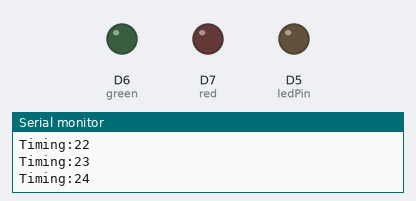
Bench run of a program on a simulated ESP8266 (NodeMCU). On the bench: output pins drawn as LEDs (lit = HIGH), the last lines printed to the serial monitor. WiFi joins after 1.5 s; servers stay silent unless stated.

Above: at 4.5 s.
At 9.6 s:
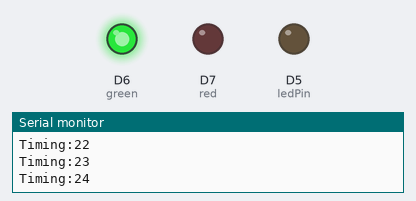
At 12.3 s:
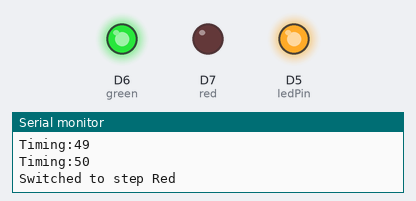
At 12.73 s:
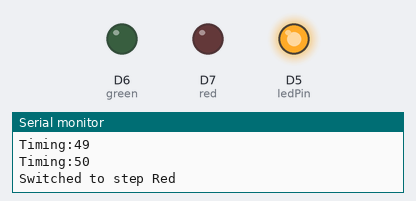
Timing chart, 0 to 17.3 s (numbered marks = the images above):
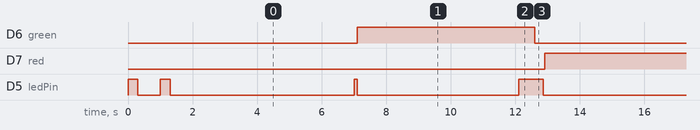

Measured:
- by itself, D6 (green): alternates HIGH for 5.7 s and LOW for 6.1 s
- by itself, D7 (red): alternates HIGH for 5.2 s and LOW for 6.6 s
- by itself, D5 (ledPin): moves between LOW and HIGH, repeating every 23.3 s

The program:

main.cpp
```cpp
#include <Arduino.h>
#include <ESP8266WiFi.h>
#include <EEPROM.h>
#include <ESP8266WebServer.h>
#include <ESP8266HTTPClient.h>
#include <WiFiClient.h>

int req = 100;
int timeout = 30;                                 // Maximale Wartezeit für die Verbindung in Sekunden
bool is_server = false;                           // If Device is Aserver or Client
const int ledPin = D5;                            // Der Pin, der anzeigt ob wlan verbunden wird
const char* ssid = "Ampel";                       // Standard-SSID
const char* password = "pass";                    // Standard-Passwort

WiFiClient client;
HTTPClient http;

// Ampel Steuerung
int step = 0;
int last = 0;
const int red = D7;                               // Pin Für die Steuerung des Lichtes: Rot
const int yellow = D5;                            // Pin Für die Steuerung des Lichtes: Gelb
const int green = D6;                             // Pin Für die Steuerung des Lichtes: Grün
const int phase = 50;                            // Die länge der Phase bevor automatisch gewechselt wird

ESP8266WebServer server(80);                      // Webserver Für Server

void switch_to_green() {
   // repräsentiert eine schaltsequenz zu Grün
  Serial.print("Switched to step Green");


  digitalWrite(red, LOW);
  delay(50);
  digitalWrite(yellow, HIGH);
  delay(250);
  digitalWrite(yellow, LOW);
  delay(250);
  digitalWrite(green, HIGH);
  last = 1;
}

void switch_to_red() {
  // repräsentiert eine schaltsequenz zu Rot
  Serial.print("Switched to step Red");
  digitalWrite(yellow, HIGH);
  delay(500);
  digitalWrite(green, LOW);
  delay(250);
  digitalWrite(yellow, LOW);
  delay(50);
  digitalWrite(red, HIGH);
  last = 2;
}

void createServer() {
  // Erstelle einen Server
  Serial.println("Nun Master-Server...");
  WiFi.softAP("ampel-hs", "ampel-hs");
  IPAddress myIP = WiFi.softAPIP();
  Serial.print("IP-Adresse: ");
  Serial.println(myIP);
  // Routen für den Serverbetrieb
  server.on("/", HTTP_GET, [](){
    String html = "<html><body>";
  html += "<h1>Ampelstatus</h1>";
  // Ampelstatus abfragen und entsprechenden HTML-Code generieren
  if (last == 1) {
    html += "<p>Ampel ist auf Grün.</p>";
  } else if (last == 2) {
    html += "<p>Ampel ist auf Rot.</p>";
  } else {
    html += "<p>Ampel ist im Übergangszustand.</p>";
  }
  html += "</body></html>";
  server.send(200, "text/html", html);
  });
  // Diese Route gibt die aktuellen Werte von last und step zurück (zum syncroniesieren mit andern)
  server.on("/getparams", HTTP_GET, [](){
    int out = 0;
    if (last == 1) {
      out = 2;
    } else if (last == 2) {
      out = 1;
    }

    String response = "last: " + String(out) + "\nstep: " + String(step);
    server.send(200, "text/plain", response);
    Serial.println("Client requested");
  });
  // starte den Server
  server.begin();
  Serial.println("Server started");
}

void setup() {
  // setze Ample Pins auf output
  pinMode(yellow, OUTPUT);
  pinMode(green, OUTPUT);
  pinMode(red, OUTPUT);
  // Serial
  Serial.begin(115200);
  // Setup Network
  Serial.print("Verbindung zum Netzwerk: ");
  WiFi.begin("ampel-hs", "ampel-hs");
  // while wifi unconnected and within timeout > wait and retry
  while (WiFi.status() != WL_CONNECTED && timeout > 0) {
    digitalWrite(ledPin, HIGH);
    delay(300);
    Serial.print(".");
    digitalWrite(ledPin, LOW);
    delay(700);
    timeout--;
  }

  if (WiFi.status() == WL_CONNECTED) {
    // connected to Network
    Serial.println("\nMit Netzwerk Verbunden.");
    is_server = false;

  } else {
    // create Network
    Serial.println("\nErstelle Netzwerk...");
    is_server = true;
    createServer();
  }

}

void sendHttpRequest() {
  WiFiClient client;
  HTTPClient http;

  Serial.print("[HTTP] begin...\n");
  if (http.begin(client, "http://192.168.4.1/getparams")) {  // HTTP
    Serial.print("[HTTP] GET...\n");
    // start connection and send HTTP header
    int httpCode = http.GET();

      // httpCode will be negative on error
      if (httpCode > 0) {
        // HTTP header has been send and Server response header has been handled
        Serial.printf("[HTTP] GET... code: %d\n", httpCode);

        // file found at server
        if (httpCode == HTTP_CODE_OK || httpCode == HTTP_CODE_MOVED_PERMANENTLY) {
          String payload = http.getString();
          Serial.println(payload);

          // Parse the received data to update 'last' and 'step' variables
          int outLast = 0;
          int outStep = 0;
          if (sscanf(payload.c_str(), "last: %d\nstep: %d", &outLast, &outStep) == 2) {
          // Successfully parsed the data, update the variables
            last = outLast;
            step = outStep;
        }
        }
      } else {
        Serial.printf("[HTTP] GET... failed, error: %s\n", http.errorToString(httpCode).c_str());
      }

      http.end();
    } else {
      Serial.printf("[HTTP} Unable to connect\n");
    }
}


void loop() {
  Serial.print("Timing:");
  Serial.println(step);

  // Ampel Schaltung
  if (step >= phase) {
    step = 0;
    if (last == 1) {
      switch_to_red();
    }
    else if (last == 2)
    {
      switch_to_green();
    }
    else{
      digitalWrite(yellow, HIGH);
      delay(100);
      digitalWrite(yellow, LOW);
      digitalWrite(green, HIGH);
      last = 1;
    }
  Serial.print("Umgeschaltet auf: ");
  Serial.println(last);
  }
    // wenn zum Netzwerk verbunden und nicht server
  if (is_server != true) {
    if (req <= 0) {
      sendHttpRequest();
      req = 76;
    }
    req--;
  }
  else {
    server.handleClient();
  }
  delay(100);
  step ++;
}
```
